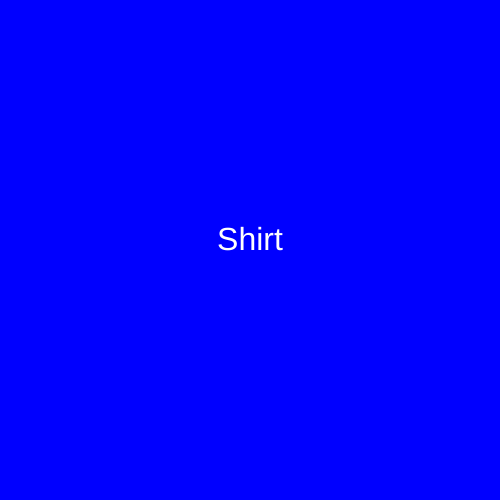
Frame 1 (no input)
Frame 60 (no input): identical to frame 1, image omitted
Frame 120 (the mouse pressed at the canvas centre since frame 60): identical to frame 1, image omitted

The p5.js sketch that drew this single still picture (run headless with seeded random() and noise() and a simulated clock; from frame 60 on, the mouse is pressed at the canvas centre):

// p5.js sketch
// ── sketch.js
function setup() {
  createCanvas(500, 500);
  textAlign(CENTER) ;
}

function draw() {
  background('blue') ;
  fill('white') ;
  textSize(32) ;
  text("Shirt", 250, 250) ;
}
